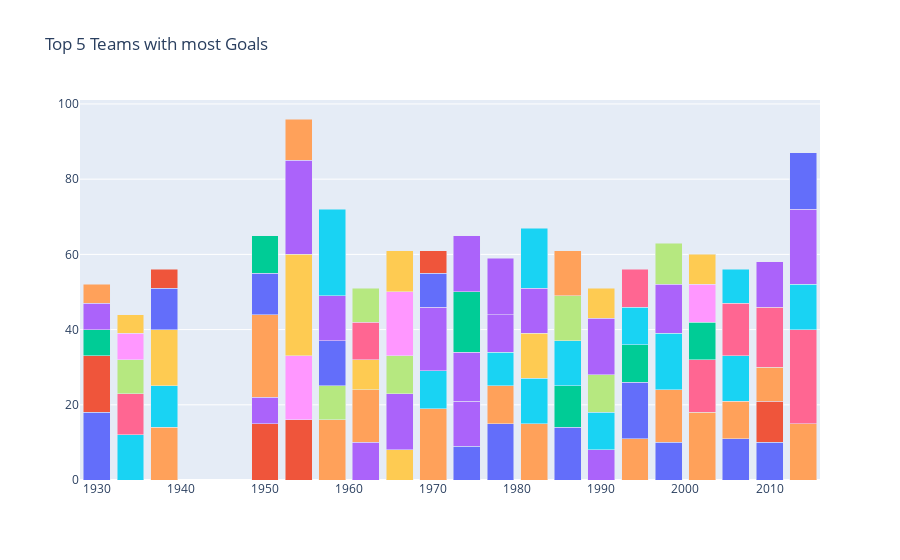

Here is the notebook cell this chart was saved with:
### Code cell
data = []
for team in top5['Country'].drop_duplicates().values:
    year = top5[top5['Country'] == team]['Year']
    goal = top5[top5['Country'] == team]['Goals']
    
    data.append(go.Bar(x = year, y = goal, name = team))
layout = go.Layout(barmode = 'stack', title = 'Top 5 Teams with most Goals', showlegend = False)

fig = go.Figure(data = data, layout = layout)
fig.show()

### Figure 1 — Plotly figure (JSON) as saved in the notebook; plotly's stock layout.template omitted (floating-point values rounded to 4 significant figures)
{"data": [{"y": [18, 9, 15, 14, 10, 11, 10], "x": [1930, 1974, 1978, 1986, 1998, 2006, 2010], "type": "bar", "name": "Argentina"}, {"y": [15, 15, 16, 11], "x": [1930, 1950, 1954, 2010], "type": "bar", "name": "Uruguay"}, {"y": [7], "x": [1930], "type": "bar", "name": "USA"}, {"y": [7, 7, 10, 12, 8], "x": [1930, 1950, 1962, 1974, 1990], "type": "bar", "name": "Yugoslavia"}, {"y": [5, 14, 22, 16, 14, 19, 10, 15, 11, 14, 18, 10, 9, 15], "x": [1930, 1938, 1950, 1958, 1962, 1970, 1978, 1982, 1994, 1998, 2002, 2006, 2010, 2014], "type": "bar", "name": "Brazil"}, {"y": [12, 11, 10, 9, 12, 10, 12], "x": [1934, 1938, 1970, 1978, 1982, 1990, 2006], "type": "bar", "name": "Italy"}, {"y": [11, 14, 14, 16, 25], "x": [1934, 2002, 2006, 2010, 2014], "type": "bar", "name": "Germany"}, {"y": [9, 9, 10], "x": [1934, 1958, 1990], "type": "bar", "name": "Czechoslovakia"}, {"y": [7, 17], "x": [1934, 1954], "type": "bar", "name": "Austria"}, {"y": [5, 15, 27, 8, 8, 12], "x": [1934, 1938, 1954, 1962, 1966, 1982], "type": "bar", "name": "Hungary"}, {"y": [11, 11, 12, 15], "x": [1938, 1950, 1958, 1994], "type": "bar", "name": "Sweden"}, {"y": [5], "x": [1938], "type": "bar", "name": "Cuba"}, {"y": [10, 11, 10, 10], "x": [1950, 1986, 1994, 2002], "type": "bar", "name": "Spain"}, {"y": [25, 12, 15, 17, 13, 10, 12, 15], "x": [1954, 1958, 1966, 1970, 1974, 1978, 1982, 1990], "type": "bar", "name": "Germany FR"}, {"y": [11], "x": [1954], "type": "bar", "name": "Switzerland"}, {"y": [23, 16, 12, 15, 9, 12], "x": [1958, 1982, 1986, 1998, 2006, 2014], "type": "bar", "name": "France"}, {"y": [10], "x": [1962], "type": "bar", "name": "Chile"}, {"y": [9, 10, 12], "x": [1962, 1966, 1986], "type": "bar", "name": "Soviet Union"}, {"y": [17], "x": [1966], "type": "bar", "name": "Portugal"}, {"y": [11, 8], "x": [1966, 1990], "type": "bar", "name": "England"}, {"y": [9], "x": [1970], "type": "bar", "name": "Peru"}, {"y": [6], "x": [1970], "type": "bar", "name": "Mexico"}, {"y": [16], "x": [1974], "type": "bar", "name": "Poland"}, {"y": [15, 15, 13, 12, 20], "x": [1974, 1978, 1998, 2010, 2014], "type": "bar", "name": "Netherlands"}, {"y": [12], "x": [1986], "type": "bar", "name": "Belgium"}, {"y": [10], "x": [1994], "type": "bar", "name": "Bulgaria"}, {"y": [10], "x": [1994], "type": "bar", "name": "Romania"}, {"y": [11], "x": [1998], "type": "bar", "name": "Croatia"}, {"y": [10], "x": [2002], "type": "bar", "name": "Turkey"}, {"y": [8], "x": [2002], "type": "bar", "name": "Korea Republic"}, {"y": [15], "x": [2014], "type": "bar", "name": "Colombia"}], "layout": {"barmode": "stack", "showlegend": false, "title": {"text": "Top 5 Teams with most Goals"}}}
